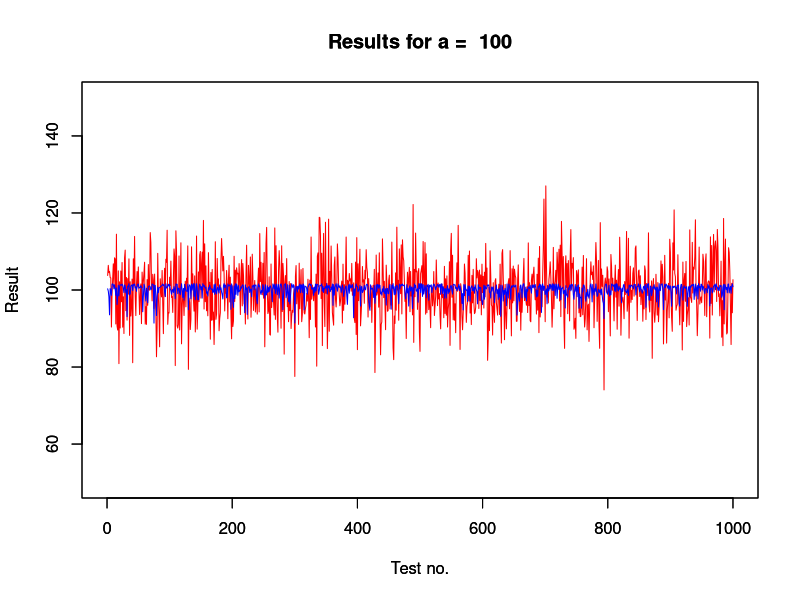
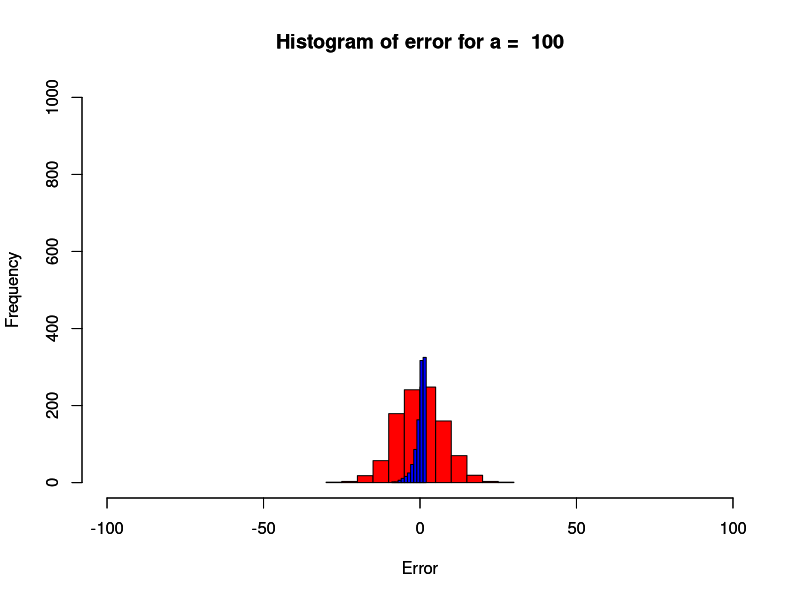
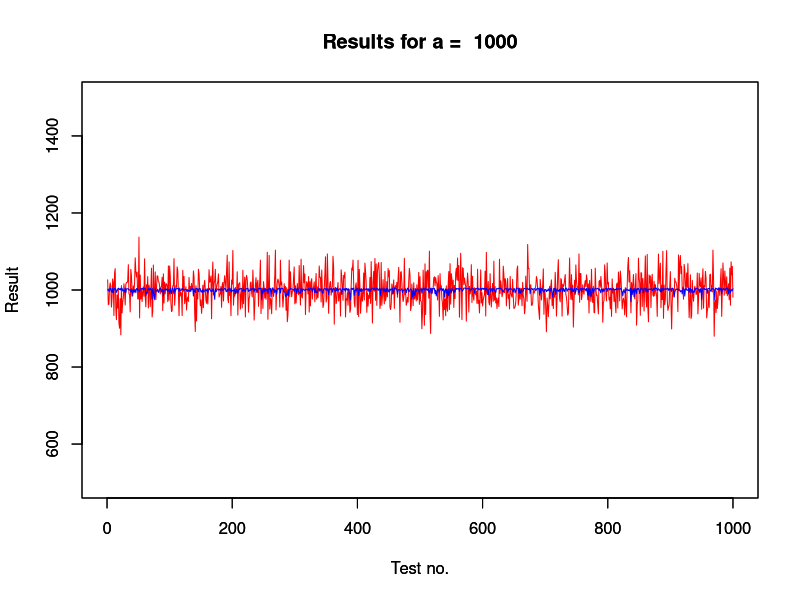
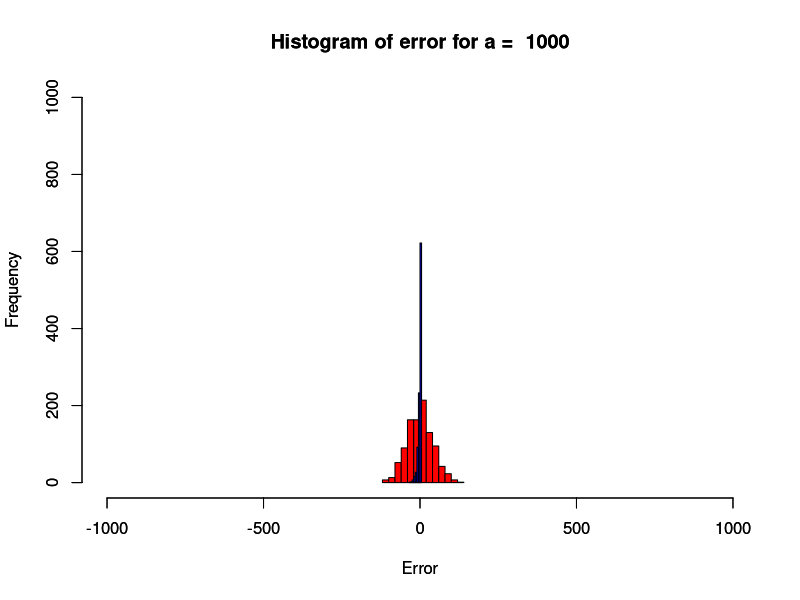
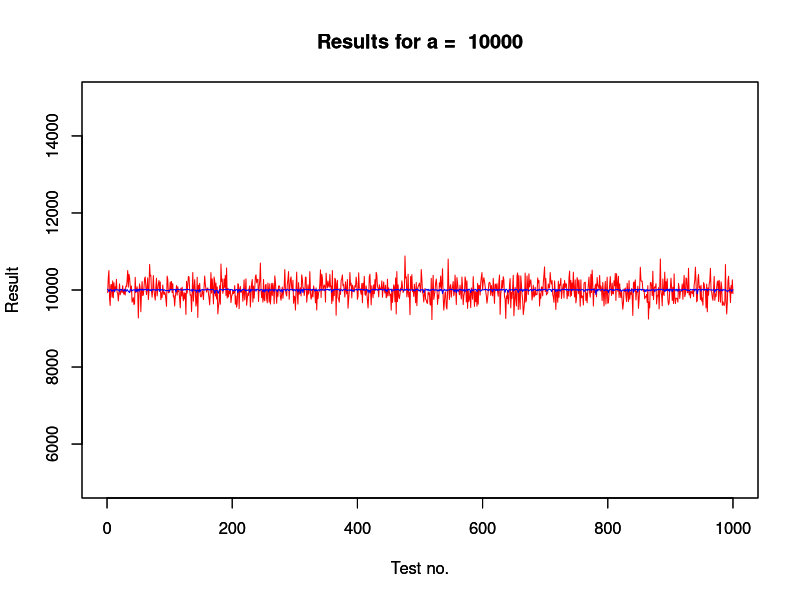
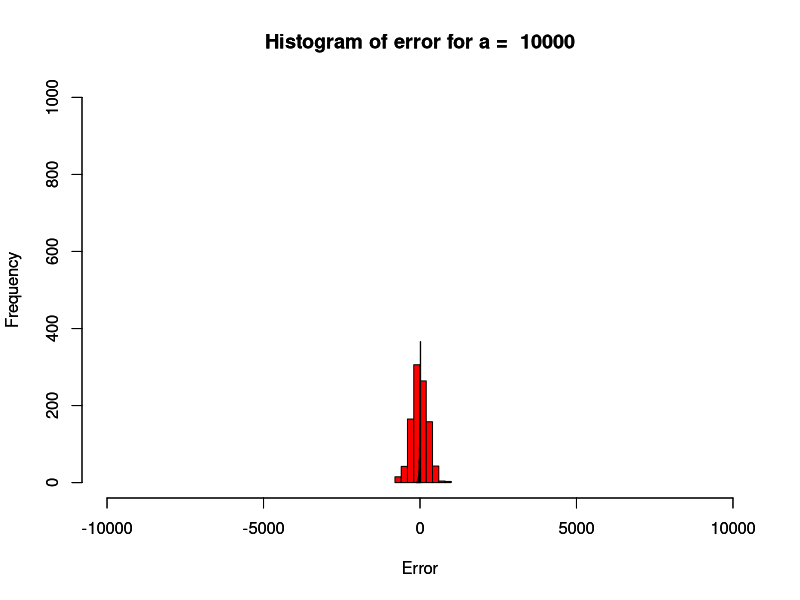
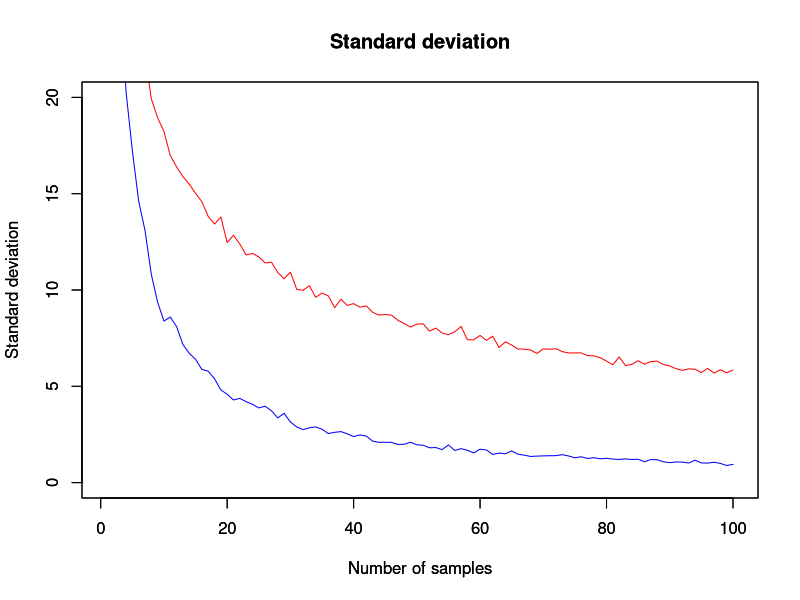

Recreate these plots in R, in order.
# Tomasz Zakrzewski, tz336079, RPIS 2013/2014
# FIXME fix labels on plots

estMean = function(x) {
  return (2 * mean(x))
}

estMax = function(x) {
  n = length(x)
  return (max(x) * (n + 1) / n)
}

#global variables/constants
#for sd experiments
minKFrac = 1
maxKFrac = 100
fracStep = 1
defA = 100

#for ALL experiments
numTests = 1000

#global containers
meanRes = seq(numTests)
maxRes = seq(numTests)
meanError = seq(numTests)
maxError = seq(numTests)

experiment = function(k, a) {
  for (i in seq(numTests)) {
    x = runif(k, 0, a)
    meanRes[i] <<- estMean(x)
    maxRes[i] <<- estMax(x)
    meanError[i] <<- meanRes[i] - a
    maxError[i] <<- maxRes[i] - a
  }
}

plotExperiment = function(k, a) {
  experiment(k, a)

  plot(meanRes, main=paste("Results for a = ", a), type="l", col="red", 
       ylim=c(0.5 * a, 1.5 * a), xlim=c(0, numTests), xlab="Test no.", 
       ylab="Result")
  par(new=T)
  plot(maxRes, main=paste("Results for a = ", a), type="l", col="blue", 
       ylim=c(0.5 * a, 1.5 * a), xlim=c(0, numTests), xlab="Test no.", 
       ylab="Result")

  hist(meanError, main=paste("Histogram of error for a = ", a), col="red", 
       xlim=c(-a, a), ylim=c(0, numTests), xlab="Error")
  par(new=T)
  hist(maxError, main=paste("Histogram of error for a = ", a), col="blue", 
       xlim=c(-a, a), ylim=c(0, numTests),xlab="Error")
}

plotExperiment(60, 100)
plotExperiment(200, 1000)
plotExperiment(500, 10000)

meanDevs = seq(maxKFrac - minKFrac + 1)
maxDevs = seq(maxKFrac - minKFrac + 1)

for(kFrac in seq(minKFrac, maxKFrac, by=fracStep)) {
  experiment((kFrac / maxKFrac) * defA, defA)
  meanDevs[kFrac - minKFrac + 1] = sd(meanRes)
  maxDevs[kFrac - minKFrac + 1] = sd(maxRes)
}

plot(meanDevs, main="Standard deviation", type="l", col="red", 
     ylim=c(0, 2 * sqrt(defA)), xlim=c(minKFrac, maxKFrac), 
     xlab="Number of samples", ylab="Standard deviation")
par(new=T)
plot(maxDevs, main="Standard deviation", type="l", col="blue", 
     ylim=c(0, 2 * sqrt(defA)), xlim=c(minKFrac, maxKFrac), 
     xlab="Number of samples", ylab="Standard deviation")
